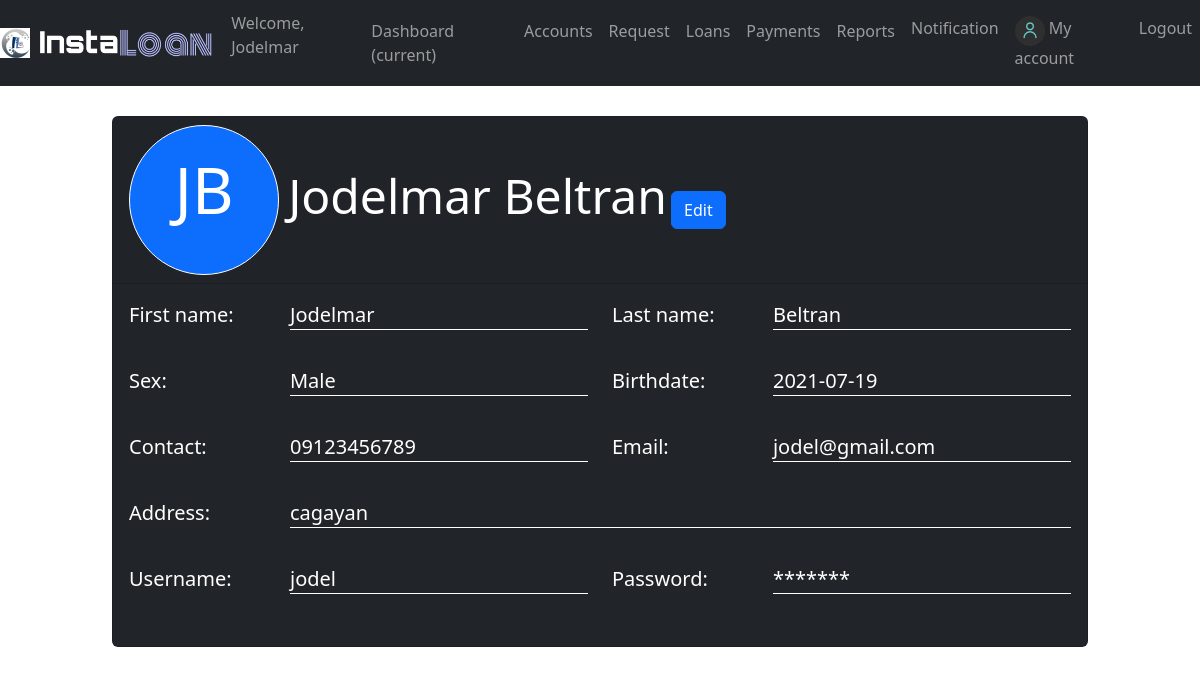
The app's page /profile.php (signed in) with its own data.
### tables this page shows
CREATE TABLE `users` (
  `user_id` int(100) NOT NULL,
  `first_name` varchar(32) NOT NULL,
  `last_name` varchar(32) NOT NULL,
  `sex` varchar(6) NOT NULL,
  `contact_number` varchar(11) NOT NULL,
  `email` varchar(30) DEFAULT NULL,
  `birthdate` date DEFAULT NULL,
  `address` varchar(100) DEFAULT NULL,
  `username` varchar(32) NOT NULL,
  `password` varchar(32) NOT NULL,
  `acct_type` varchar(10) NOT NULL DEFAULT 'User'
);

### profile.php (the view, shortened to what this page needs)
<?php
    include("config.php");
    $user_check=$_SESSION['user'];
    $sql="SELECT * FROM users WHERE username='$user_check'";
    $stmt=$conn->query($sql);
    $row=$stmt->fetch(PDO::FETCH_ASSOC);
    $fname=$row['first_name'];
    $lname=$row['last_name'];
    $sex=$row['sex'];
    $bdate=$row['birthdate'];
    $cnumber=$row['contact_number'];
    $email=$row['email'];
    $address=$row['address'];
    $uname=$row['username'];
    $pword=$row['password'];
	$acct_type=$row['acct_type'];
 ?>
<!DOCTYPE html>
<html lang="en">
<head>
	<link rel="stylesheet" href="bootstrap/css/bootstrap.css">
	<link rel="stylesheet" href="bootstrap/css/bootstrap.min.css">
	<link rel="stylesheet" href="styles.css">
</head>
<body>
	<nav class="navbar navbar-expand-lg navbar-dark bg-dark">
		<a class="navbar-brand" href="#">
			<img src="img/logo.png" width="30" height="30" class="d-inline-block align-top" alt="">
			<img src="img/logo1.png" width="180" height="30" class="d-inline-block align-top" alt="">
		</a>
		<?php if($acct_type=="Admin"){ ?>
		<div class="collapse navbar-collapse" id="navbarSupportedContent">
			<ul class="navbar-nav mr-auto">
                <li class="nav-item">
					<span class="navbar-text">Welcome, <?php echo $fname ?></span>
				</li>
				<li class="nav-item">
					<a class="nav-link" href="Admin/dashboard.php">Dashboard <span class="sr-only">(current)</span></a>
				</li>
				<li class="nav-item">
					<a class="nav-link" href="Admin/adminview.php">Accounts</a>
				</li>
				<li class="nav-item">
					<a class="nav-link" href="Admin/request.php">Request</a>
				</li>
                <li class="nav-item">
					<a class="nav-link" href="Admin/loans.php">Loans</a>
				</li>
				<li class="nav-item">
					<a class="nav-link" href="Admin/payment.php">Payments</a>
				</li>
				<li class="nav-item">
					<a class="nav-link" href="Admin/reports.php">Reports</a>
				</li>
			</ul>
			<?php
                $sql="SELECT * FROM notification WHERE receiver='Admin' AND status='unread'";
                $stmt=$conn->query($sql);
                $num=$stmt->rowCount();
            ?>
			<ul class="navbar-nav ml-auto">
				<li class="nav-item">
                    <a class="nav-link" href="notification.php">Notification <?php if($num>0) echo "<span class='badge badge-danger'>$num</span>" ?></a>
                </li>
                <li class="nav-item  active">
					<a class="nav-link" href="profile.php">
                        <img src="img/user.png" width="30" height="30" class="d-inline-block align-top" alt="">
                        My account
                    </a>
				</li>
				<li class="nav-item">
					<a class="nav-link btn btn-info btn-md" href="logout.php">Logout</a>
				</li>
			</ul>
		</div>
		<?php } ?>
	</nav>
	<div class="container p-container">
		<div class="card bg-dark text-white">
			<div class="card-header">
				<div class="bg-primary p-profile-pic"><h1><?php echo strtoupper($fname[0].$lname[0]); ?></h1></div>
				<h4 class="d-inline name"><?php echo ucfirst($fname)." ".ucfirst($lname) ?></h4>
				<button class="btn btn-primary float-right" data-toggle="modal" data-target="#editModal">Edit</button>
			</div>
			<div class="card-body">
				<div class="row p-row">
					<div class="col-md-2"><p>First name:</p></div>
					<div class="col-md-4"><p class="p-val"><?php echo $fname ?></p></div>
					<div class="col-md-2"><p>Last name:</p></div>
					<div class="col-md-4"><p class="p-val"><?php echo $lname ?></p></div>
				</div>
				<div class="row p-row">
					<div class="col-md-2"><p>Sex:</p></div>
					<div class="col-md-4"><p class="p-val"><?php echo $sex ?></p></div>
					<div class="col-md-2"><p>Birthdate:</p></div>
					<div class="col-md-4"><p class="p-val"><?php echo $bdate ?></p></div>
				</div>
				<div class="row p-row">
					<div class="col-md-2"><p>Contact:</p></div>
					<div class="col-md-4"><p class="p-val"><?php echo $cnumber ?></p></div>
					<div class="col-md-2"><p>Email:</p></div>
					<div class="col-md-4"><p class="p-val"><?php echo $email ?></p></div>
				</div>
				<div class="row p-row">
					<div class="col-md-2"><p>Address:</p></div>
					<div class="col-md-10"><p class="p-val"><?php echo $address ?></p></div>
				</div>
				<div class="row p-row">
					<div class="col-md-2"><p>Username:</p></div>
					<div class="col-md-4"><p class="p-val"><?php echo $uname ?></p></div>
					<div class="col-md-2"><p>Password:</p></div>
					<div class="col-md-4"><p class="p-val"><?php echo str_repeat("*",strlen($pword)) ?></p></div>
				</div>
			</div>
		</div>
	</div>
</body>
</html>

### styles.css (style rules this page uses)
.p-container { margin-top: 30px; }
.name { display: block; }
.p-val { border-bottom: 1px solid #fff; height: 30px; }
.p-row { margin-bottom: 10px; }
.p-profile-pic { width: 150px; height: 150px; border: 1px solid white; border-radius: 50%; text-align: center; display: block; }
.p-profile-pic>h1 { line-height: 2em; font-size: 4em; }
@media (min-width: 1200px) { .p-container { max-width: 1000px; margin-top: 30px; } }
@media (min-width: 1200px) { .name { font-size: 3em; margin-left: 5px; } }
@media (min-width: 1200px) { p { font-size: 20px; } }
@media (min-width: 1200px) { .p-val { border-bottom: 1px solid #fff; height: 30px; } }
@media (min-width: 1200px) { .p-row { margin-bottom: 20px; } }
@media (min-width: 1200px) { .p-profile-pic { width: 150px; height: 150px; border: 1px solid white; border-radius: 50%; text-align: center; display: inline-block; } }
@media (min-width: 1200px) { .p-profile-pic>h1 { line-height: 2em; font-size: 4em; } }
body .container { margin-top: 30px; }

### records on screen
users: first_name "Jodelmar", first_name+last_name "JB", last_name "Beltran", sex "Male", birthdate "2021-07-19", contact_number "09123456789", email "jodel@gmail.com", address "cagayan", username "jodel", password "*******"
